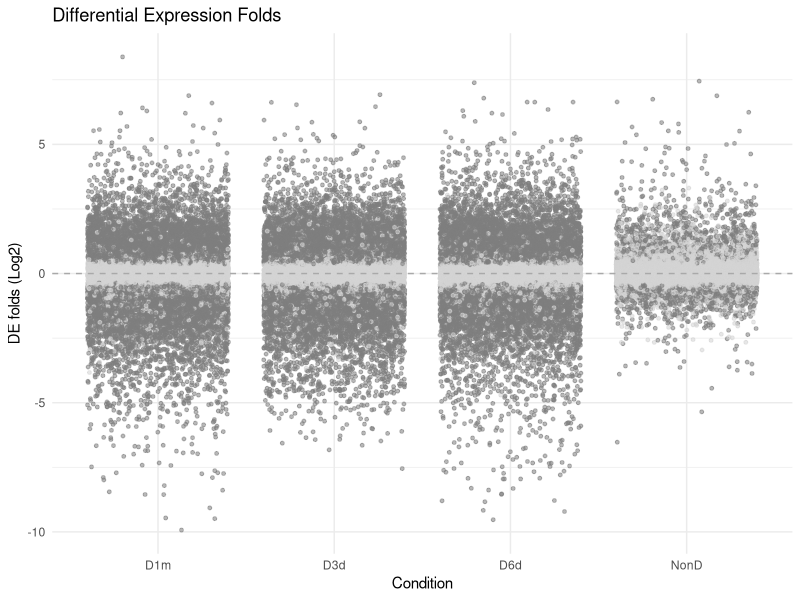

Source code (R):
# to plot Manhanttan plot of DEGs
library(ggplot2)

setwd("/Users/Chi-Kuo/Dropbox/Diapause_transcriptome")    # Set it to your current working directory

df = as.data.frame(read.csv("DE_Manhattan_plot/data.csv", header = T))

# Adjust colors
DE_colors <- c("#66b2ff", "#0080ff", "#004c99", "#ff9933")
names(DE_colors) <- levels(df$Condition)

# Make custom color column to facilitate grey coloring by threshold.
col <- DE_colors[df$Condition]
col[df$FDR > 0.01] <- "#D3D3D3"
df$col <- as.factor(col)

q <- ggplot(df, aes(x = Condition, y = DE, color = col)) +
  geom_jitter(width = 0.40, alpha = .55, size = 1) +
  theme(axis.text.x = element_text(angle=45, hjust=1, size = 14), axis.title.x = element_blank()) +
  ggtitle("Differential Expression Folds") +
  theme(axis.title.y = element_text(size = 20, face = "plain")) +
  theme(axis.text.y = element_text(size = 20)) +
  theme(axis.text.x = element_text(size = 18)) +
  theme(plot.title = element_text(size=20, face = "plain")) +
  labs(y = "DE folds (Log2)") +
  theme_minimal() +
  theme(legend.position="none") +
  scale_color_manual(values = levels(df$col)) +
  geom_hline(aes(yintercept=0), color="darkgrey", linetype="dashed")

pdf(paste0("DE_Manhattan_plot/output/DEGs_Manhattan_plot.pdf"), height=11,width=8.5, paper="letter")

q

dev.off()
